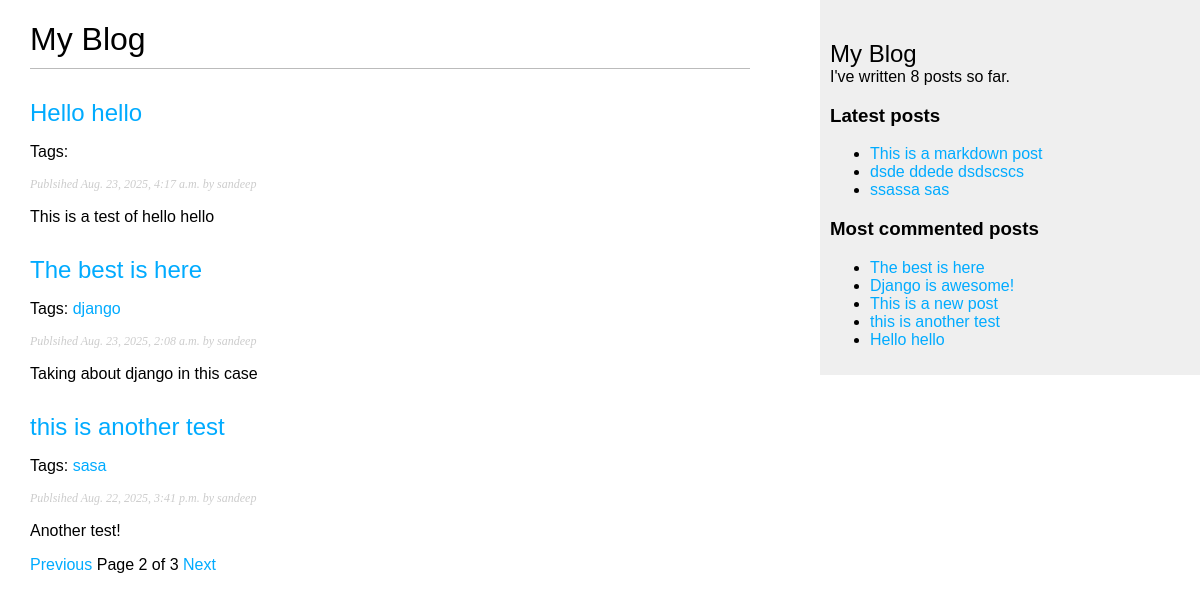
Screenshot of /blog/?page=2 with the database file from the repository.
### blog/models.py (models this page shows, shortened)
class Post(models.Model):
    class Status(models.TextChoices):
        DRAFT = "DF", "Draft"
        PUBLISHED = "PB", "Published"
    title = models.CharField(max_length=250)
    slug = models.SlugField(max_length=250, unique_for_date="publish")
    author = models.ForeignKey(
        settings.AUTH_USER_MODEL, on_delete=models.CASCADE, related_name="blog_posts"
    )
    body = models.TextField()
    tags = TaggableManager()
    publish = models.DateTimeField(default=timezone.now)
    created = models.DateTimeField(auto_now_add=True)
    updated = models.DateTimeField(auto_now=True)
    status = models.CharField(max_length=2, choices=Status, default=Status.DRAFT)
    objects = models.Manager()  # default
    published = PublishedManager()  # custom manager
    class Meta:
        ordering = ["-publish"]
        indexes = [
            models.Index(fields=["-publish"]),
        ]
    def get_absolute_url(self):
        return reverse(
            "blog:post_detail",
            args=[self.publish.year, self.publish.month, self.publish.day, self.slug],
        )

### blog/views.py (the view)
# urls.py: path("", views.post_list, name="post_list"),
def post_list(request, tag_slug=None):
    post_list = Post.published.all()
    tag = None
    if tag_slug:
        tag = get_object_or_404(Tag, slug=tag_slug)
        post_list = post_list.filter(tags__in=[tag])
    paginator = Paginator(post_list, 3)
    page_number = request.GET.get("page", 1)  # default value is 1
    try:
        posts = paginator.page(page_number)
    except PageNotAnInteger:
        posts = paginator.page(1)
    except EmptyPage:
        posts = paginator.page(paginator.num_pages)
    return render(request, "blog/post/list.html", {"posts": posts, "tag": tag})

### blog/models.py (called while the page is built)
    def get_queryset(self):
        return super().get_queryset().filter(status=Post.Status.PUBLISHED)

### blog/templatetags/blog_tags.py (called while the page is built)
@register.simple_tag
def total_posts():
    return Post.published.count()

@register.inclusion_tag("blog/post/latest_posts.html")
def show_latest_posts(count=5):
    latest_posts = Post.published.order_by("-publish")[:count]
    return {"latest_posts": latest_posts}

@register.simple_tag
def get_most_commented_posts(count=5):
    return Post.published.annotate(total_comments=Count("comments")).order_by(
        "-total_comments"
    )[:count]

@register.filter(name="markdown")
def markdown_format(text):
    return mark_safe(markdown.markdown(text))

### blog/templates/blog/post/list.html (shortened to what this page needs)
{% extends "blog/base.html" %}
{% load blog_tags %}
{% block content %}
    <h1>My Blog</h1>
    {% for post in posts %}
        <h2>
            <a href="{{ post.get_absolute_url }}">{{ post.title }}</a>
        </h2>
        <p class="tags">
            Tags:
            {% for tag in post.tags.all %}
                <a href="{% url "blog:post_list_by_tag" tag.slug %}">{{ tag.name }}</a>
            {% endfor %}
        </p>
        <p class="date">
            Publsihed {{ post.publish }} by {{ post.author }}
            {{ post.body|markdown|truncatewords_html:30 }}
        </p>
    {% endfor %}
    {% include "pagination.html" with page=posts %}
{% endblock content %}

### blog/templates/blog/base.html (shortened to what this page needs)
{% load blog_tags %}
{% load static %}
<!DOCTYPE html>
<html lang="en">
  <head>
    <link href="{% static "css/blog.css" %}" rel="stylesheet">
  </head>
  <body>
    <div id="content">
      {% block content %}
      {% endblock content %}
    </div>
    <div id="sidebar">
      <h2>My Blog</h2>
      I've written {% total_posts %} posts so far.
      <h3>Latest posts</h3>
      {% show_latest_posts 3 %}
      <h3>Most commented posts</h3>
      {% get_most_commented_posts as most_commented_posts %}
      <ul>
        {% for post in most_commented_posts %}
          <li>
            <a href="{{ post.get_absolute_url }}">{{ post.title }}</a>
          </li>
        {% endfor %}
      </ul>
    </div>
  </body>
</html>

### blog/templates/blog/post/latest_posts.html
<ul>
    {% for post in latest_posts %}
        <li>
            <a href="{{ post.get_absolute_url }}">{{ post.title }}</a>
        </li>
    {% endfor %}
</ul>

### blog/static/css/blog.css (style rules this page uses)
body { margin: 0; padding: 0; font-family: helvetica, sans-serif; }
a { color: #00abff; text-decoration: none; }
h1 { font-weight: normal; border-bottom: 1px solid #bbb; padding: 0 0 10px 0; }
h2 { font-weight: normal; margin: 30px 0 0; }
#content { float: left; width: 60%; padding: 0 0 0 30px; }
#sidebar { float: right; width: 30%; padding: 10px; background: #efefef; height: 100%; }
p.date { color: #ccc; font-family: georgia, serif; font-size: 12px; font-style: italic; }

### rows the page displays
Post: title "Hello hello", publish "Aug. 23, 2025, 4:17 a.m.", author "sandeep", body "This is a test of hello hello"
Post: title "The best is here", publish "Aug. 23, 2025, 2:08 a.m.", author "sandeep", body "Taking about django in this case"
Tag: name "django"
Post: title "this is another test", publish "Aug. 22, 2025, 3:41 p.m.", author "sandeep", body "Another test!"
Tag: name "sasa"
Post: title "This is a markdown post"
Post: title "dsde ddede dsdscscs"
Post: title "ssassa sas"
Post: title "Django is awesome!"
Post: title "This is a new post"

### other values shown
{{ page.number }} "2"
{{ page.paginator.num_pages }} "3"
